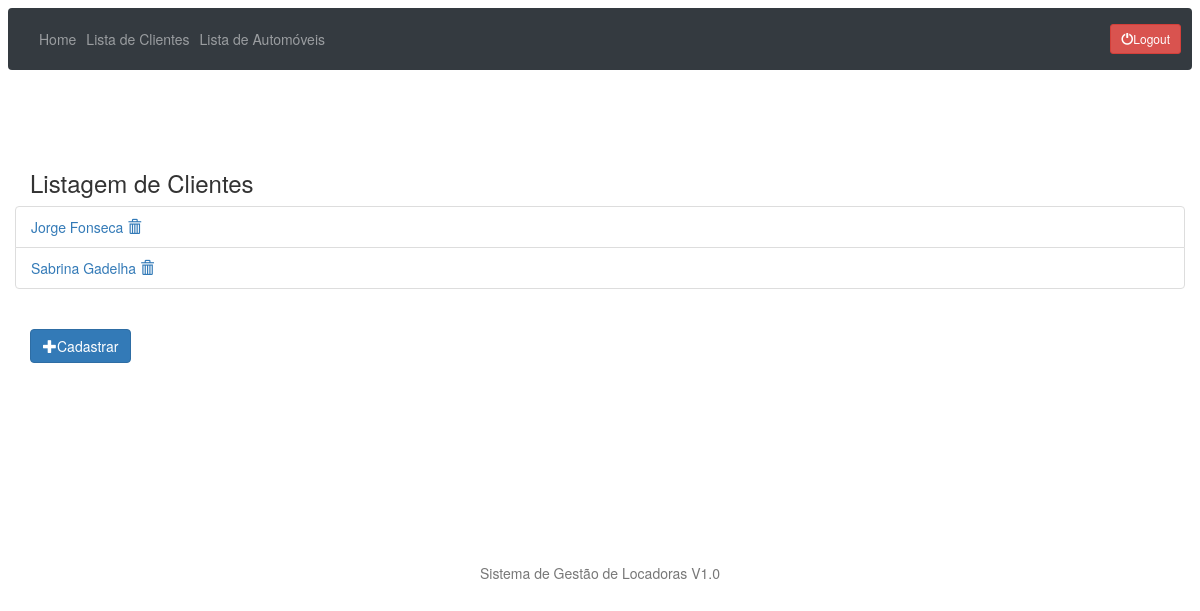
The app's page /clientes/list/ (signed in), older data.
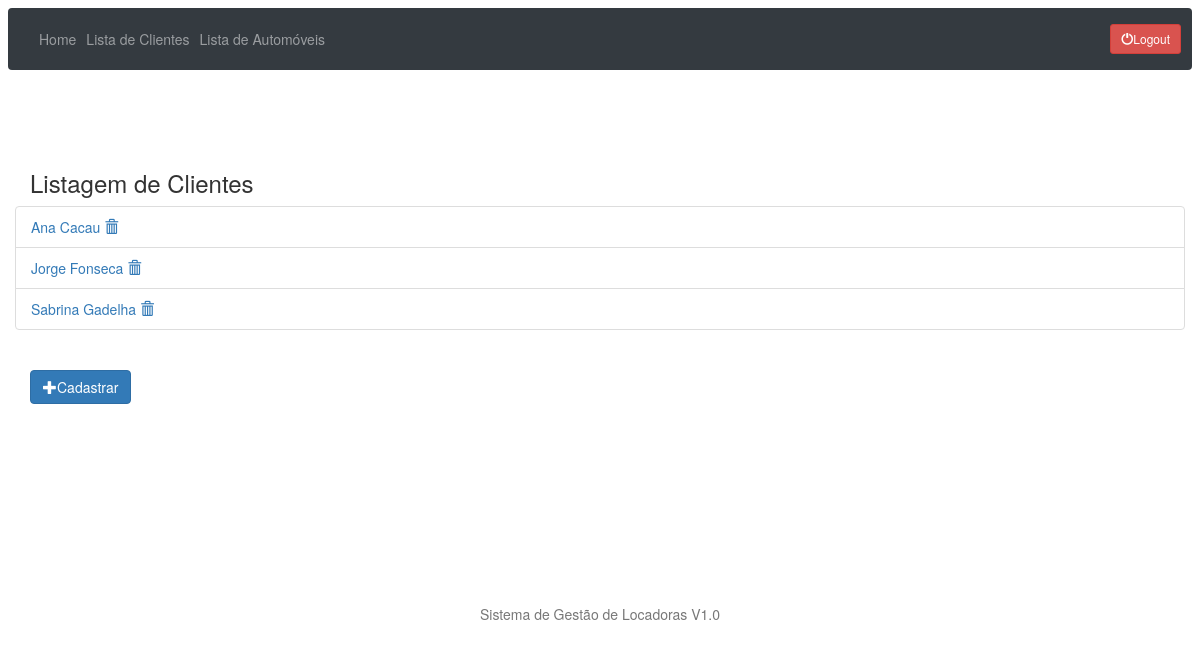
The same page, newer data.
### clientes/models.py (models this page shows, shortened)
class Cliente(models.Model):
    nome = models.CharField(max_length=30)
    sobrenome = models.CharField(max_length=30)
    idade = models.IntegerField(null=True, blank=True)
    foto = models.ImageField(upload_to='clientes_fotos', null=True, blank=True)

### clientes/views.py (the view)
# urls.py: path('list/', clientes_list, name='cliente_list'),
@login_required()
def clientes_list(request):
    clientes = Cliente.objects.order_by('nome')
    return render(request, 'cliente.html', {'clientes': clientes})

### clientes/templates/cliente.html (shortened to what this page needs)
{% extends 'base.html' %}
{% block main %}
    <h3>Listagem de Clientes</h3>
    <div class="row">
        <ul class="list-group">
            {% for cliente in clientes %}
                <li class="list-group-item">
                    <a href="{% url 'cliente_update' cliente.id %}"> {{ cliente.nome }} {{ cliente.sobrenome }}</a>
                    <a href="{% url 'cliente_delete' cliente.id %}" title="Excluir">
                        <span class="glyphicon glyphicon-trash"></span>
                    </a>
                </li>
            {% endfor %}
        </ul>
    </div>
    <div class="row1">
        <a type="button" class="btn btn-primary" href="{% url 'cliente_new' %}"> <span
                class="glyphicon glyphicon-plus"></span>Cadastrar</a>
    </div>
{% endblock %}

Row changes from the older to the newer data that the page shows:
added Cliente: nome "Ana", sobrenome "Cacau"
